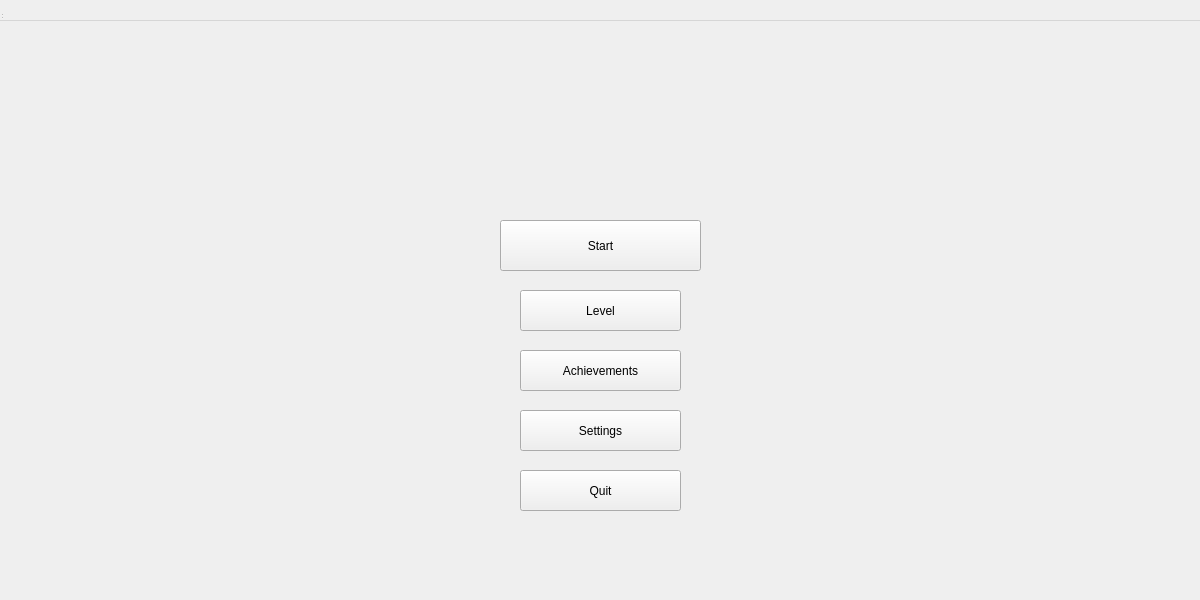
<?xml version="1.0" encoding="UTF-8"?>
<ui version="4.0">
 <class>StartWindow</class>
 <widget class="QWidget" name="StartWindow">
  <property name="geometry">
   <rect>
    <x>0</x>
    <y>0</y>
    <width>1200</width>
    <height>600</height>
   </rect>
  </property>
  <property name="windowTitle">
   <string>MainWindow</string>
  </property>
  <property name="styleSheet">
   <string notr="true">background-image: url(:/images/images/wood.jpg);</string>
  </property>
  <widget class="QWidget" name="centralwidget" native="true">
   <property name="enabled">
    <bool>true</bool>
   </property>
   <property name="geometry">
    <rect>
     <x>0</x>
     <y>-40</y>
     <width>1201</width>
     <height>751</height>
    </rect>
   </property>
   <widget class="QPushButton" name="StartButton">
    <property name="geometry">
     <rect>
      <x>500</x>
      <y>260</y>
      <width>201</width>
      <height>51</height>
     </rect>
    </property>
    <property name="styleSheet">
     <string notr="true">background-image: url(:/images/images/orange2.jpg);
</string>
    </property>
    <property name="text">
     <string>Start</string>
    </property>
   </widget>
   <widget class="QPushButton" name="QuitButton">
    <property name="geometry">
     <rect>
      <x>520</x>
      <y>510</y>
      <width>161</width>
      <height>41</height>
     </rect>
    </property>
    <property name="styleSheet">
     <string notr="true">background-image: url(:/images/images/orange2.jpg);</string>
    </property>
    <property name="text">
     <string>Quit</string>
    </property>
   </widget>
   <widget class="QPushButton" name="RankingButton">
    <property name="geometry">
     <rect>
      <x>520</x>
      <y>390</y>
      <width>161</width>
      <height>41</height>
     </rect>
    </property>
    <property name="styleSheet">
     <string notr="true">background-image: url(:/images/images/orange2.jpg);</string>
    </property>
    <property name="text">
     <string>Achievements</string>
    </property>
   </widget>
   <widget class="QPushButton" name="LevelButton">
    <property name="geometry">
     <rect>
      <x>520</x>
      <y>330</y>
      <width>161</width>
      <height>41</height>
     </rect>
    </property>
    <property name="styleSheet">
     <string notr="true">background-image: url(:/images/images/orange2.jpg);</string>
    </property>
    <property name="text">
     <string>Level</string>
    </property>
   </widget>
   <widget class="QPushButton" name="SettingButton">
    <property name="geometry">
     <rect>
      <x>520</x>
      <y>450</y>
      <width>161</width>
      <height>41</height>
     </rect>
    </property>
    <property name="styleSheet">
     <string notr="true">background-image: url(:/images/images/orange2.jpg);</string>
    </property>
    <property name="text">
     <string>Settings</string>
    </property>
   </widget>
   <widget class="QLabel" name="label">
    <property name="geometry">
     <rect>
      <x>130</x>
      <y>70</y>
      <width>941</width>
      <height>241</height>
     </rect>
    </property>
    <property name="autoFillBackground">
     <bool>false</bool>
    </property>
    <property name="text">
     <string/>
    </property>
    <property name="pixmap">
     <pixmap resource="images.qrc">:/images/images/ITSY BITSY TERRY .png</pixmap>
    </property>
    <property name="scaledContents">
     <bool>true</bool>
    </property>
   </widget>
   <zorder>QuitButton</zorder>
   <zorder>RankingButton</zorder>
   <zorder>LevelButton</zorder>
   <zorder>SettingButton</zorder>
   <zorder>label</zorder>
   <zorder>StartButton</zorder>
  </widget>
  <widget class="QMenuBar" name="menubar">
   <property name="geometry">
    <rect>
     <x>0</x>
     <y>0</y>
     <width>1200</width>
     <height>21</height>
    </rect>
   </property>
  </widget>
  <widget class="QStatusBar" name="statusbar">
   <property name="geometry">
    <rect>
     <x>0</x>
     <y>0</y>
     <width>3</width>
     <height>20</height>
    </rect>
   </property>
  </widget>
 </widget>
 <resources>
  <include location="images.qrc"/>
 </resources>
 <connections/>
</ui>
